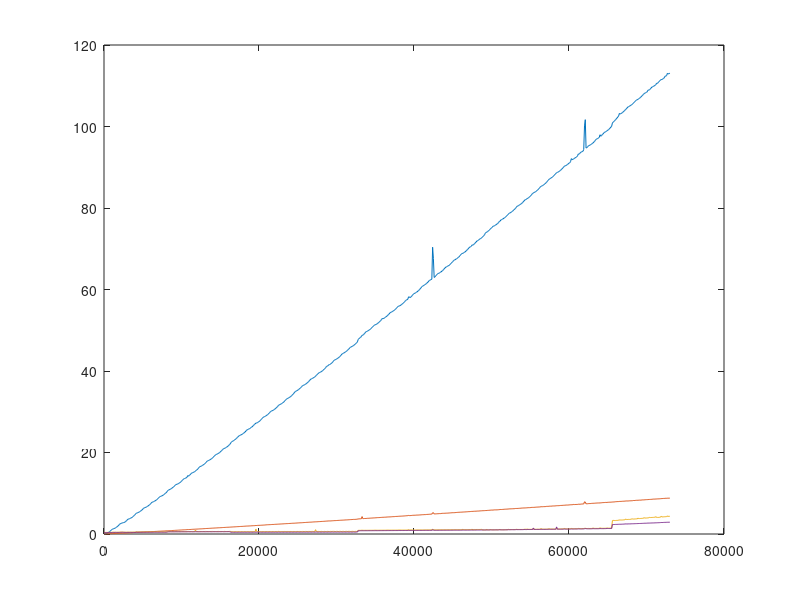

The MATLAB source for this figure:
x=1:100:73001;y1=1:100:73001;y2=1:100:73001;y3=1:100:73001;y4=1:100:73001;
y1(1) = 0.001400; y2(1) = 0.000500; y3(1) = 0.447222; y4(1) = 0.351800;
y1(2) = 0.017200; y2(2) = 0.007200; y3(2) = 0.390778; y4(2) = 0.353800;
y1(3) = 0.054000; y2(3) = 0.014100; y3(3) = 0.394889; y4(3) = 0.353600;
y1(4) = 0.112500; y2(4) = 0.021300; y3(4) = 0.396556; y4(4) = 0.355200;
y1(5) = 0.191300; y2(5) = 0.030000; y3(5) = 0.398000; y4(5) = 0.379900;
y1(6) = 0.289200; y2(6) = 0.037900; y3(6) = 0.398000; y4(6) = 0.355800;
y1(7) = 0.408600; y2(7) = 0.046900; y3(7) = 0.397778; y4(7) = 0.354800;
y1(8) = 0.547200; y2(8) = 0.055100; y3(8) = 0.400333; y4(8) = 0.355200;
y1(9) = 0.706600; y2(9) = 0.064600; y3(9) = 0.398222; y4(9) = 0.355200;
y1(10) = 0.888900; y2(10) = 0.072900; y3(10) = 0.427778; y4(10) = 0.355000;
y1(11) = 1.089700; y2(11) = 0.082500; y3(11) = 0.397000; y4(11) = 0.354400;
y1(12) = 1.204500; y2(12) = 0.092600; y3(12) = 0.453778; y4(12) = 0.382700;
y1(13) = 1.255600; y2(13) = 0.101000; y3(13) = 0.430000; y4(13) = 0.382900;
y1(14) = 1.328400; y2(14) = 0.111000; y3(14) = 0.455556; y4(14) = 0.382100;
y1(15) = 1.414900; y2(15) = 0.120700; y3(15) = 0.428444; y4(15) = 0.381700;
y1(16) = 1.522400; y2(16) = 0.128800; y3(16) = 0.425889; y4(16) = 0.406200;
y1(17) = 1.651200; y2(17) = 0.139100; y3(17) = 0.429333; y4(17) = 0.383100;
y1(18) = 1.798700; y2(18) = 0.151000; y3(18) = 0.429000; y4(18) = 0.381200;
y1(19) = 1.961200; y2(19) = 0.158700; y3(19) = 0.452556; y4(19) = 0.383400;
y1(20) = 2.146600; y2(20) = 0.169500; y3(20) = 0.428556; y4(20) = 0.382300;
y1(21) = 2.350800; y2(21) = 0.179400; y3(21) = 0.452778; y4(21) = 0.384500;
y1(22) = 2.535400; y2(22) = 0.188700; y3(22) = 0.483889; y4(22) = 0.410300;
y1(23) = 2.599000; y2(23) = 0.199600; y3(23) = 0.457444; y4(23) = 0.410800;
y1(24) = 2.669000; y2(24) = 0.210800; y3(24) = 0.484667; y4(24) = 0.411200;
y1(25) = 2.753900; y2(25) = 0.219900; y3(25) = 0.454000; y4(25) = 0.435600;
y1(26) = 2.790500; y2(26) = 0.222000; y3(26) = 0.475889; y4(26) = 0.406700;
y1(27) = 2.812900; y2(27) = 0.221200; y3(27) = 0.456000; y4(27) = 0.391800;
y1(28) = 2.933800; y2(28) = 0.233300; y3(28) = 0.428111; y4(28) = 0.410200;
y1(29) = 3.087900; y2(29) = 0.244500; y3(29) = 0.458556; y4(29) = 0.381100;
y1(30) = 3.262700; y2(30) = 0.247200; y3(30) = 0.460556; y4(30) = 0.377900;
y1(31) = 3.454100; y2(31) = 0.261300; y3(31) = 0.457778; y4(31) = 0.386100;
y1(32) = 3.633000; y2(32) = 0.270500; y3(32) = 0.435222; y4(32) = 0.410900;
y1(33) = 3.691500; y2(33) = 0.282500; y3(33) = 0.467222; y4(33) = 0.385800;
y1(34) = 3.761400; y2(34) = 0.297600; y3(34) = 0.467111; y4(34) = 0.387000;
y1(35) = 3.846000; y2(35) = 0.303300; y3(35) = 0.435889; y4(35) = 0.413200;
y1(36) = 3.945200; y2(36) = 0.307000; y3(36) = 0.428667; y4(36) = 0.395600;
y1(37) = 4.064700; y2(37) = 0.323500; y3(37) = 0.467778; y4(37) = 0.389900;
y1(38) = 4.199000; y2(38) = 0.325500; y3(38) = 0.463556; y4(38) = 0.387300;
y1(39) = 4.365800; y2(39) = 0.353600; y3(39) = 0.447000; y4(39) = 0.407000;
y1(40) = 4.544800; y2(40) = 0.358000; y3(40) = 0.474111; y4(40) = 0.381800;
y1(41) = 4.738700; y2(41) = 0.363700; y3(41) = 0.478667; y4(41) = 0.382300;
y1(42) = 5.002500; y2(42) = 0.367500; y3(42) = 0.539222; y4(42) = 0.416600;
y1(43) = 5.121900; y2(43) = 0.454700; y3(43) = 0.528333; y4(43) = 0.440100;
y1(44) = 5.179400; y2(44) = 0.387500; y3(44) = 0.515333; y4(44) = 0.442100;
y1(45) = 5.261500; y2(45) = 0.395200; y3(45) = 0.513000; y4(45) = 0.416200;
y1(46) = 5.356101; y2(46) = 0.406500; y3(46) = 0.512778; y4(46) = 0.440400;
y1(47) = 5.471000; y2(47) = 0.417900; y3(47) = 0.540889; y4(47) = 0.418000;
y1(48) = 5.592599; y2(48) = 0.427100; y3(48) = 0.483222; y4(48) = 0.440600;
y1(49) = 5.739700; y2(49) = 0.444700; y3(49) = 0.537111; y4(49) = 0.414500;
y1(50) = 5.903300; y2(50) = 0.446400; y3(50) = 0.512889; y4(50) = 0.441100;
y1(51) = 6.094000; y2(51) = 0.459700; y3(51) = 0.513444; y4(51) = 0.441100;
y1(52) = 6.296600; y2(52) = 0.466100; y3(52) = 0.514000; y4(52) = 0.440400;
y1(53) = 6.415300; y2(53) = 0.480300; y3(53) = 0.511889; y4(53) = 0.441200;
y1(54) = 6.480700; y2(54) = 0.494800; y3(54) = 0.545222; y4(54) = 0.420400;
y1(55) = 6.563600; y2(55) = 0.501600; y3(55) = 0.514333; y4(55) = 0.442200;
y1(56) = 6.656800; y2(56) = 0.519300; y3(56) = 0.542556; y4(56) = 0.427600;
y1(57) = 6.771500; y2(57) = 0.520900; y3(57) = 0.512889; y4(57) = 0.443500;
y1(58) = 6.903600; y2(58) = 0.528600; y3(58) = 0.543889; y4(58) = 0.420400;
y1(59) = 7.049300; y2(59) = 0.539200; y3(59) = 0.516556; y4(59) = 0.443200;
y1(60) = 7.216700; y2(60) = 0.551900; y3(60) = 0.513889; y4(60) = 0.442100;
y1(61) = 7.406199; y2(61) = 0.563500; y3(61) = 0.513889; y4(61) = 0.419200;
y1(62) = 7.605700; y2(62) = 0.569500; y3(62) = 0.515222; y4(62) = 0.443800;
y1(63) = 7.789200; y2(63) = 0.582800; y3(63) = 0.542000; y4(63) = 0.420900;
y1(64) = 7.862901; y2(64) = 0.594200; y3(64) = 0.486111; y4(64) = 0.443500;
y1(65) = 7.935300; y2(65) = 0.603100; y3(65) = 0.546222; y4(65) = 0.422100;
y1(66) = 8.040700; y2(66) = 0.614500; y3(66) = 0.512000; y4(66) = 0.446800;
y1(67) = 8.141400; y2(67) = 0.634400; y3(67) = 0.517444; y4(67) = 0.444600;
y1(68) = 8.273600; y2(68) = 0.635100; y3(68) = 0.517111; y4(68) = 0.443700;
y1(69) = 8.414000; y2(69) = 0.644700; y3(69) = 0.516889; y4(69) = 0.446000;
y1(70) = 8.583700; y2(70) = 0.656000; y3(70) = 0.546667; y4(70) = 0.422500;
y1(71) = 8.759299; y2(71) = 0.670200; y3(71) = 0.515333; y4(71) = 0.446500;
y1(72) = 8.967600; y2(72) = 0.676000; y3(72) = 0.547778; y4(72) = 0.423600;
y1(73) = 9.149899; y2(73) = 0.687100; y3(73) = 0.526778; y4(73) = 0.455700;
y1(74) = 9.215100; y2(74) = 0.695500; y3(74) = 0.550444; y4(74) = 0.421600;
y1(75) = 9.307200; y2(75) = 0.710500; y3(75) = 0.519333; y4(75) = 0.447700;
y1(76) = 9.389000; y2(76) = 0.721500; y3(76) = 0.518000; y4(76) = 0.452300;
y1(77) = 9.499101; y2(77) = 0.727300; y3(77) = 0.520667; y4(77) = 0.425700;
y1(78) = 9.628099; y2(78) = 0.735500; y3(78) = 0.519111; y4(78) = 0.446500;
y1(79) = 9.771100; y2(79) = 0.748600; y3(79) = 0.550000; y4(79) = 0.424100;
y1(80) = 9.944800; y2(80) = 0.766600; y3(80) = 0.492556; y4(80) = 0.446700;
y1(81) = 10.116500; y2(81) = 0.773400; y3(81) = 0.549333; y4(81) = 0.423900;
y1(82) = 10.303599; y2(82) = 0.787400; y3(82) = 0.524778; y4(82) = 0.448800;
y1(83) = 10.615199; y2(83) = 0.797300; y3(83) = 0.575556; y4(83) = 0.517200;
y1(84) = 10.747400; y2(84) = 0.806900; y3(84) = 0.602778; y4(84) = 0.517300;
y1(85) = 10.843200; y2(85) = 0.814200; y3(85) = 0.609222; y4(85) = 0.517600;
y1(86) = 10.952500; y2(86) = 0.821200; y3(86) = 0.584778; y4(86) = 0.543900;
y1(87) = 11.039301; y2(87) = 0.837500; y3(87) = 0.585111; y4(87) = 0.542000;
y1(88) = 11.157599; y2(88) = 0.846200; y3(88) = 0.583667; y4(88) = 0.518400;
y1(89) = 11.298100; y2(89) = 0.855200; y3(89) = 0.582000; y4(89) = 0.540900;
y1(90) = 11.451700; y2(90) = 0.868300; y3(90) = 0.583889; y4(90) = 0.544100;
y1(91) = 11.617300; y2(91) = 0.876100; y3(91) = 0.575222; y4(91) = 0.520800;
y1(92) = 11.809099; y2(92) = 0.885200; y3(92) = 0.603778; y4(92) = 0.521700;
y1(93) = 12.016500; y2(93) = 0.899100; y3(93) = 0.604222; y4(93) = 0.523300;
y1(94) = 12.117699; y2(94) = 0.914600; y3(94) = 0.576889; y4(94) = 0.545200;
y1(95) = 12.207099; y2(95) = 0.919600; y3(95) = 0.582000; y4(95) = 0.546300;
y1(96) = 12.272501; y2(96) = 0.931200; y3(96) = 0.580222; y4(96) = 0.522300;
y1(97) = 12.370901; y2(97) = 0.946200; y3(97) = 0.579889; y4(97) = 0.546700;
y1(98) = 12.488200; y2(98) = 0.955200; y3(98) = 0.577667; y4(98) = 0.546700;
y1(99) = 12.624500; y2(99) = 0.970200; y3(99) = 0.580444; y4(99) = 0.524800;
y1(100) = 12.774800; y2(100) = 0.974500; y3(100) = 0.611778; y4(100) = 0.524200;
y1(101) = 12.943700; y2(101) = 0.988600; y3(101) = 0.607778; y4(101) = 0.523500;
y1(102) = 13.153101; y2(102) = 1.001400; y3(102) = 0.582222; y4(102) = 0.548600;
y1(103) = 13.353299; y2(103) = 1.017100; y3(103) = 0.584000; y4(103) = 0.549700;
y1(104) = 13.551999; y2(104) = 1.018800; y3(104) = 0.588889; y4(104) = 0.526900;
y1(105) = 13.603600; y2(105) = 1.035800; y3(105) = 0.576667; y4(105) = 0.550500;
y1(106) = 13.682199; y2(106) = 1.038300; y3(106) = 0.578889; y4(106) = 0.552000;
y1(107) = 13.781199; y2(107) = 1.054700; y3(107) = 0.582333; y4(107) = 0.527000;
y1(108) = 13.899600; y2(108) = 1.062800; y3(108) = 0.608667; y4(108) = 0.527800;
y1(109) = 14.329100; y2(109) = 1.104500; y3(109) = 0.628444; y4(109) = 0.542500;
y1(110) = 14.183800; y2(110) = 1.084800; y3(110) = 0.595667; y4(110) = 0.553900;
y1(111) = 14.358600; y2(111) = 1.094000; y3(111) = 0.591889; y4(111) = 0.552700;
y1(112) = 14.545300; y2(112) = 1.103900; y3(112) = 0.587222; y4(112) = 0.532100;
y1(113) = 14.746602; y2(113) = 1.115900; y3(113) = 0.590000; y4(113) = 0.553200;
y1(114) = 14.956800; y2(114) = 1.133800; y3(114) = 0.600778; y4(114) = 0.556600;
y1(115) = 15.010201; y2(115) = 1.142700; y3(115) = 0.590000; y4(115) = 0.532300;
y1(116) = 15.094501; y2(116) = 1.157700; y3(116) = 0.612889; y4(116) = 0.529100;
y1(117) = 15.193300; y2(117) = 1.163100; y3(117) = 0.624000; y4(117) = 0.533000;
y1(118) = 15.308001; y2(118) = 1.173800; y3(118) = 0.585778; y4(118) = 0.553400;
y1(119) = 15.453601; y2(119) = 1.189200; y3(119) = 0.961889; y4(119) = 0.567100;
y1(120) = 15.606400; y2(120) = 1.197000; y3(120) = 0.595222; y4(120) = 0.531200;
y1(121) = 15.781201; y2(121) = 1.204600; y3(121) = 0.589556; y4(121) = 0.556400;
y1(122) = 15.958501; y2(122) = 1.213800; y3(122) = 0.589000; y4(122) = 0.556100;
y1(123) = 16.157799; y2(123) = 1.240000; y3(123) = 0.594778; y4(123) = 0.532700;
y1(124) = 16.415298; y2(124) = 1.242500; y3(124) = 0.617778; y4(124) = 0.532300;
y1(125) = 16.538601; y2(125) = 1.255900; y3(125) = 0.619889; y4(125) = 0.532900;
y1(126) = 16.618702; y2(126) = 1.258600; y3(126) = 0.592333; y4(126) = 0.558300;
y1(127) = 16.710899; y2(127) = 1.275500; y3(127) = 0.597111; y4(127) = 0.557800;
y1(128) = 16.825199; y2(128) = 1.285700; y3(128) = 0.600222; y4(128) = 0.535200;
y1(129) = 16.961201; y2(129) = 1.298800; y3(129) = 0.598444; y4(129) = 0.558200;
y1(130) = 17.081900; y2(130) = 1.313300; y3(130) = 0.599556; y4(130) = 0.562400;
y1(131) = 17.259602; y2(131) = 1.320300; y3(131) = 0.598333; y4(131) = 0.535300;
y1(132) = 17.425600; y2(132) = 1.339200; y3(132) = 0.625778; y4(132) = 0.538400;
y1(133) = 17.624599; y2(133) = 1.349200; y3(133) = 0.623222; y4(133) = 0.535700;
y1(134) = 17.858999; y2(134) = 1.362300; y3(134) = 0.594778; y4(134) = 0.562200;
y1(135) = 17.974100; y2(135) = 1.366000; y3(135) = 0.600778; y4(135) = 0.563700;
y1(136) = 18.036499; y2(136) = 1.375300; y3(136) = 0.599333; y4(136) = 0.535800;
y1(137) = 18.152000; y2(137) = 1.386000; y3(137) = 0.601556; y4(137) = 0.564000;
y1(138) = 18.243099; y2(138) = 1.401100; y3(138) = 0.597333; y4(138) = 0.564900;
y1(139) = 18.370800; y2(139) = 1.414700; y3(139) = 0.599444; y4(139) = 0.538600;
y1(140) = 18.520199; y2(140) = 1.422700; y3(140) = 0.624111; y4(140) = 0.539800;
y1(141) = 18.675201; y2(141) = 1.438400; y3(141) = 0.630000; y4(141) = 0.538900;
y1(142) = 18.839500; y2(142) = 1.445800; y3(142) = 0.592222; y4(142) = 0.567200;
y1(143) = 19.055399; y2(143) = 1.456300; y3(143) = 0.597111; y4(143) = 0.563300;
y1(144) = 19.277300; y2(144) = 1.471700; y3(144) = 0.600556; y4(144) = 0.543300;
y1(145) = 19.438198; y2(145) = 1.478100; y3(145) = 0.604333; y4(145) = 0.566300;
y1(146) = 19.514900; y2(146) = 1.490400; y3(146) = 0.596667; y4(146) = 0.568600;
y1(147) = 19.625401; y2(147) = 1.503900; y3(147) = 0.605444; y4(147) = 0.541600;
y1(148) = 19.715799; y2(148) = 1.522900; y3(148) = 0.634111; y4(148) = 0.541300;
y1(149) = 19.833099; y2(149) = 1.521300; y3(149) = 0.630111; y4(149) = 0.543000;
y1(150) = 19.975800; y2(150) = 1.540200; y3(150) = 0.602222; y4(150) = 0.569400;
y1(151) = 20.120100; y2(151) = 1.543200; y3(151) = 0.599889; y4(151) = 0.568300;
y1(152) = 20.314398; y2(152) = 1.560300; y3(152) = 0.600333; y4(152) = 0.544900;
y1(153) = 20.496700; y2(153) = 1.563700; y3(153) = 0.604889; y4(153) = 0.571600;
y1(154) = 20.717800; y2(154) = 1.586400; y3(154) = 0.610444; y4(154) = 0.573000;
y1(155) = 20.892700; y2(155) = 1.596900; y3(155) = 0.606111; y4(155) = 0.546000;
y1(156) = 20.977901; y2(156) = 1.602800; y3(156) = 0.635778; y4(156) = 0.545000;
y1(157) = 21.060600; y2(157) = 1.614500; y3(157) = 0.638667; y4(157) = 0.547600;
y1(158) = 21.168201; y2(158) = 1.625400; y3(158) = 0.604556; y4(158) = 0.573600;
y1(159) = 21.287701; y2(159) = 1.638200; y3(159) = 0.609444; y4(159) = 0.571900;
y1(160) = 21.415901; y2(160) = 1.651000; y3(160) = 0.613445; y4(160) = 0.548300;
y1(161) = 21.569099; y2(161) = 1.661500; y3(161) = 0.610444; y4(161) = 0.573600;
y1(162) = 21.744698; y2(162) = 1.662700; y3(162) = 0.618333; y4(162) = 0.576100;
y1(163) = 21.953701; y2(163) = 1.677800; y3(163) = 0.635000; y4(163) = 0.551000;
y1(164) = 22.133001; y2(164) = 1.696800; y3(164) = 0.637000; y4(164) = 0.548900;
y1(165) = 22.493101; y2(165) = 1.703400; y3(165) = 0.590889; y4(165) = 0.402900;
y1(166) = 22.654099; y2(166) = 1.715000; y3(166) = 0.589667; y4(166) = 0.431200;
y1(167) = 22.770603; y2(167) = 1.730300; y3(167) = 0.546667; y4(167) = 0.465200;
y1(168) = 22.884403; y2(168) = 1.743800; y3(168) = 0.544778; y4(168) = 0.433500;
y1(169) = 23.018398; y2(169) = 1.755700; y3(169) = 0.581111; y4(169) = 0.402400;
y1(170) = 23.169300; y2(170) = 1.753600; y3(170) = 0.580667; y4(170) = 0.433300;
y1(171) = 23.320400; y2(171) = 1.778400; y3(171) = 0.548000; y4(171) = 0.464800;
y1(172) = 23.474697; y2(172) = 1.789500; y3(172) = 0.548667; y4(172) = 0.436600;
y1(173) = 23.680298; y2(173) = 1.804000; y3(173) = 0.580111; y4(173) = 0.405400;
y1(174) = 23.873699; y2(174) = 1.808200; y3(174) = 0.583556; y4(174) = 0.433800;
y1(175) = 24.065701; y2(175) = 1.816900; y3(175) = 0.552222; y4(175) = 0.467500;
y1(176) = 24.176701; y2(176) = 1.835300; y3(176) = 0.548333; y4(176) = 0.437700;
y1(177) = 24.247900; y2(177) = 1.848500; y3(177) = 0.586333; y4(177) = 0.406500;
y1(178) = 24.348700; y2(178) = 1.861500; y3(178) = 0.584556; y4(178) = 0.433600;
y1(179) = 24.457800; y2(179) = 1.861100; y3(179) = 0.552000; y4(179) = 0.467700;
y1(180) = 24.570501; y2(180) = 1.876200; y3(180) = 0.551778; y4(180) = 0.436300;
y1(181) = 24.726398; y2(181) = 1.888100; y3(181) = 0.588111; y4(181) = 0.407700;
y1(182) = 24.857302; y2(182) = 1.903100; y3(182) = 0.588333; y4(182) = 0.439800;
y1(183) = 25.037502; y2(183) = 1.914600; y3(183) = 0.555222; y4(183) = 0.469000;
y1(184) = 25.247200; y2(184) = 1.936200; y3(184) = 0.555889; y4(184) = 0.441400;
y1(185) = 25.437799; y2(185) = 1.942600; y3(185) = 0.586667; y4(185) = 0.410200;
y1(186) = 25.619900; y2(186) = 1.955000; y3(186) = 0.593000; y4(186) = 0.436800;
y1(187) = 25.687702; y2(187) = 1.957500; y3(187) = 0.556556; y4(187) = 0.469200;
y1(188) = 25.785101; y2(188) = 1.974000; y3(188) = 0.559778; y4(188) = 0.439200;
y1(189) = 25.878901; y2(189) = 1.981200; y3(189) = 0.589333; y4(189) = 0.408500;
y1(190) = 25.987202; y2(190) = 1.994900; y3(190) = 0.591444; y4(190) = 0.437200;
y1(191) = 26.172800; y2(191) = 2.010100; y3(191) = 0.558222; y4(191) = 0.469800;
y1(192) = 26.292902; y2(192) = 2.020800; y3(192) = 0.555333; y4(192) = 0.443100;
y1(193) = 26.482203; y2(193) = 2.028900; y3(193) = 0.592222; y4(193) = 0.410400;
y1(194) = 26.665701; y2(194) = 2.047900; y3(194) = 0.594778; y4(194) = 0.437900;
y1(195) = 26.865402; y2(195) = 2.043300; y3(195) = 0.560889; y4(195) = 0.473400;
y1(196) = 27.040600; y2(196) = 2.068200; y3(196) = 0.557667; y4(196) = 0.442000;
y1(197) = 27.227802; y2(197) = 2.092200; y3(197) = 1.217667; y4(197) = 0.413400;
y1(198) = 27.233898; y2(198) = 2.085500; y3(198) = 0.596555; y4(198) = 0.441900;
y1(199) = 27.334202; y2(199) = 2.107700; y3(199) = 0.560667; y4(199) = 0.473500;
y1(200) = 27.459698; y2(200) = 2.119300; y3(200) = 0.561333; y4(200) = 0.445000;
y1(201) = 27.591000; y2(201) = 2.121500; y3(201) = 0.597000; y4(201) = 0.410400;
y1(202) = 27.733398; y2(202) = 2.129300; y3(202) = 0.597333; y4(202) = 0.442500;
y1(203) = 27.955999; y2(203) = 2.141800; y3(203) = 0.561778; y4(203) = 0.473700;
y1(204) = 28.123699; y2(204) = 2.153100; y3(204) = 0.561667; y4(204) = 0.443800;
y1(205) = 28.340601; y2(205) = 2.164600; y3(205) = 0.598444; y4(205) = 0.413300;
y1(206) = 28.590298; y2(206) = 2.176200; y3(206) = 0.599667; y4(206) = 0.443000;
y1(207) = 28.720102; y2(207) = 2.188900; y3(207) = 0.569222; y4(207) = 0.474100;
y1(208) = 28.794901; y2(208) = 2.199800; y3(208) = 0.561667; y4(208) = 0.445900;
y1(209) = 28.881897; y2(209) = 2.215300; y3(209) = 0.599667; y4(209) = 0.413000;
y1(210) = 29.008799; y2(210) = 2.244700; y3(210) = 0.602667; y4(210) = 0.442100;
y1(211) = 29.135799; y2(211) = 2.259200; y3(211) = 0.565444; y4(211) = 0.476400;
y1(212) = 29.286200; y2(212) = 2.269100; y3(212) = 0.566778; y4(212) = 0.446200;
y1(213) = 29.431799; y2(213) = 2.279300; y3(213) = 0.601111; y4(213) = 0.414600;
y1(214) = 29.626902; y2(214) = 2.286400; y3(214) = 0.606778; y4(214) = 0.444200;
y1(215) = 29.842402; y2(215) = 2.298400; y3(215) = 0.565889; y4(215) = 0.478000;
y1(216) = 30.066502; y2(216) = 2.303800; y3(216) = 0.566222; y4(216) = 0.447400;
y1(217) = 30.161200; y2(217) = 2.322700; y3(217) = 0.601667; y4(217) = 0.413600;
y1(218) = 30.259302; y2(218) = 2.338600; y3(218) = 0.603667; y4(218) = 0.445800;
y1(219) = 30.346399; y2(219) = 2.343200; y3(219) = 0.570111; y4(219) = 0.478200;
y1(220) = 30.456799; y2(220) = 2.343100; y3(220) = 0.571222; y4(220) = 0.449700;
y1(221) = 30.581100; y2(221) = 2.361500; y3(221) = 0.603000; y4(221) = 0.415000;
y1(222) = 30.750299; y2(222) = 2.375900; y3(222) = 0.607667; y4(222) = 0.444800;
y1(223) = 30.914501; y2(223) = 2.387400; y3(223) = 0.579111; y4(223) = 0.478800;
y1(224) = 31.081900; y2(224) = 2.392400; y3(224) = 0.570667; y4(224) = 0.448900;
y1(225) = 31.294703; y2(225) = 2.409500; y3(225) = 0.609000; y4(225) = 0.414300;
y1(226) = 31.524200; y2(226) = 2.417800; y3(226) = 0.645778; y4(226) = 0.448600;
y1(227) = 31.690100; y2(227) = 2.428600; y3(227) = 0.572333; y4(227) = 0.480900;
y1(228) = 31.762699; y2(228) = 2.446000; y3(228) = 0.575889; y4(228) = 0.449800;
y1(229) = 31.866199; y2(229) = 2.452400; y3(229) = 0.608667; y4(229) = 0.416100;
y1(230) = 31.985302; y2(230) = 2.475800; y3(230) = 0.612000; y4(230) = 0.447300;
y1(231) = 32.105297; y2(231) = 2.474800; y3(231) = 0.576222; y4(231) = 0.479600;
y1(232) = 32.247902; y2(232) = 2.488400; y3(232) = 0.573222; y4(232) = 0.449400;
y1(233) = 32.392204; y2(233) = 2.500800; y3(233) = 0.612556; y4(233) = 0.417000;
y1(234) = 32.650002; y2(234) = 2.526300; y3(234) = 0.618667; y4(234) = 0.449800;
y1(235) = 32.785397; y2(235) = 2.525100; y3(235) = 0.579111; y4(235) = 0.485300;
y1(236) = 33.016102; y2(236) = 2.542100; y3(236) = 0.577000; y4(236) = 0.451900;
y1(237) = 33.186398; y2(237) = 2.549000; y3(237) = 0.612778; y4(237) = 0.417800;
y1(238) = 33.264900; y2(238) = 2.553500; y3(238) = 0.615000; y4(238) = 0.449900;
y1(239) = 33.386299; y2(239) = 2.570200; y3(239) = 0.581889; y4(239) = 0.485300;
y1(240) = 33.486500; y2(240) = 2.582100; y3(240) = 0.578889; y4(240) = 0.453700;
y1(241) = 33.612701; y2(241) = 2.591000; y3(241) = 0.614778; y4(241) = 0.418300;
y1(242) = 33.762501; y2(242) = 2.603400; y3(242) = 0.617667; y4(242) = 0.449900;
y1(243) = 33.931702; y2(243) = 2.618300; y3(243) = 0.579111; y4(243) = 0.483900;
y1(244) = 34.133301; y2(244) = 2.627500; y3(244) = 0.578111; y4(244) = 0.451300;
y1(245) = 34.306599; y2(245) = 2.649000; y3(245) = 0.616556; y4(245) = 0.419500;
y1(246) = 34.524399; y2(246) = 2.642100; y3(246) = 0.620333; y4(246) = 0.450700;
y1(247) = 34.816799; y2(247) = 2.655000; y3(247) = 0.580000; y4(247) = 0.485600;
y1(248) = 34.966202; y2(248) = 2.678100; y3(248) = 0.578889; y4(248) = 0.454400;
y1(249) = 35.083797; y2(249) = 2.679400; y3(249) = 0.616556; y4(249) = 0.418500;
y1(250) = 35.174202; y2(250) = 2.695900; y3(250) = 0.622444; y4(250) = 0.453000;
y1(251) = 35.315697; y2(251) = 2.719700; y3(251) = 0.618222; y4(251) = 0.488800;
y1(252) = 35.442402; y2(252) = 2.722100; y3(252) = 0.586667; y4(252) = 0.455800;
y1(253) = 35.597698; y2(253) = 2.736400; y3(253) = 0.623000; y4(253) = 0.418900;
y1(254) = 35.762001; y2(254) = 2.754600; y3(254) = 0.623111; y4(254) = 0.453300;
y1(255) = 35.941803; y2(255) = 2.758400; y3(255) = 0.584778; y4(255) = 0.486900;
y1(256) = 36.167500; y2(256) = 2.764600; y3(256) = 0.585444; y4(256) = 0.456000;
y1(257) = 36.374901; y2(257) = 2.784300; y3(257) = 0.625444; y4(257) = 0.420900;
y1(258) = 36.452400; y2(258) = 2.793700; y3(258) = 0.623889; y4(258) = 0.456500;
y1(259) = 36.562904; y2(259) = 2.808600; y3(259) = 0.588333; y4(259) = 0.489400;
y1(260) = 36.641502; y2(260) = 2.820000; y3(260) = 0.589556; y4(260) = 0.458900;
y1(261) = 36.762398; y2(261) = 2.827900; y3(261) = 0.629000; y4(261) = 0.422700;
y1(262) = 36.892902; y2(262) = 2.846600; y3(262) = 0.627111; y4(262) = 0.455400;
y1(263) = 37.064301; y2(263) = 2.863600; y3(263) = 0.590222; y4(263) = 0.493900;
y1(264) = 37.205299; y2(264) = 2.865500; y3(264) = 0.589111; y4(264) = 0.459300;
y1(265) = 37.415497; y2(265) = 2.877000; y3(265) = 0.629556; y4(265) = 0.424800;
y1(266) = 37.612202; y2(266) = 2.890000; y3(266) = 0.628889; y4(266) = 0.458200;
y1(267) = 37.848801; y2(267) = 2.906300; y3(267) = 0.592667; y4(267) = 0.490100;
y1(268) = 38.032398; y2(268) = 2.904800; y3(268) = 0.589444; y4(268) = 0.461200;
y1(269) = 38.090401; y2(269) = 2.924900; y3(269) = 0.629778; y4(269) = 0.424400;
y1(270) = 38.181900; y2(270) = 2.944100; y3(270) = 0.631667; y4(270) = 0.457800;
y1(271) = 38.313896; y2(271) = 2.944400; y3(271) = 0.591667; y4(271) = 0.496400;
y1(272) = 38.435303; y2(272) = 2.974100; y3(272) = 0.592889; y4(272) = 0.459700;
y1(273) = 38.552696; y2(273) = 2.975500; y3(273) = 0.634556; y4(273) = 0.425900;
y1(274) = 38.722904; y2(274) = 2.997300; y3(274) = 1.058333; y4(274) = 0.479000;
y1(275) = 38.934597; y2(275) = 2.992800; y3(275) = 0.594667; y4(275) = 0.494500;
y1(276) = 39.116901; y2(276) = 3.007600; y3(276) = 0.593333; y4(276) = 0.461300;
y1(277) = 39.326397; y2(277) = 3.019100; y3(277) = 0.633667; y4(277) = 0.426100;
y1(278) = 39.517296; y2(278) = 3.037400; y3(278) = 0.632111; y4(278) = 0.461400;
y1(279) = 39.618599; y2(279) = 3.045100; y3(279) = 0.595556; y4(279) = 0.497300;
y1(280) = 39.702801; y2(280) = 3.052500; y3(280) = 0.594556; y4(280) = 0.461300;
y1(281) = 39.799400; y2(281) = 3.073800; y3(281) = 0.637333; y4(281) = 0.426700;
y1(282) = 39.914501; y2(282) = 3.083700; y3(282) = 0.634778; y4(282) = 0.460200;
y1(283) = 40.085697; y2(283) = 3.089800; y3(283) = 0.599667; y4(283) = 0.496800;
y1(284) = 40.230900; y2(284) = 3.103900; y3(284) = 0.600000; y4(284) = 0.464400;
y1(285) = 40.417900; y2(285) = 3.116900; y3(285) = 0.634778; y4(285) = 0.428400;
y1(286) = 40.601799; y2(286) = 3.132900; y3(286) = 0.637444; y4(286) = 0.463100;
y1(287) = 40.843399; y2(287) = 3.145800; y3(287) = 0.598667; y4(287) = 0.500000;
y1(288) = 41.088703; y2(288) = 3.158600; y3(288) = 0.598222; y4(288) = 0.464900;
y1(289) = 41.200901; y2(289) = 3.176100; y3(289) = 0.637889; y4(289) = 0.431200;
y1(290) = 41.295898; y2(290) = 3.185300; y3(290) = 0.643556; y4(290) = 0.462300;
y1(291) = 41.550800; y2(291) = 3.220500; y3(291) = 0.601778; y4(291) = 0.502300;
y1(292) = 41.525200; y2(292) = 3.210100; y3(292) = 0.599333; y4(292) = 0.467600;
y1(293) = 41.673801; y2(293) = 3.190800; y3(293) = 0.642333; y4(293) = 0.429900;
y1(294) = 41.815701; y2(294) = 3.225200; y3(294) = 0.640222; y4(294) = 0.466300;
y1(295) = 41.983700; y2(295) = 3.239300; y3(295) = 0.602889; y4(295) = 0.501600;
y1(296) = 42.182098; y2(296) = 3.250100; y3(296) = 0.646778; y4(296) = 0.470400;
y1(297) = 42.388901; y2(297) = 3.264500; y3(297) = 0.644556; y4(297) = 0.432500;
y1(298) = 42.633503; y2(298) = 3.283200; y3(298) = 0.643556; y4(298) = 0.465900;
y1(299) = 42.738300; y2(299) = 3.281900; y3(299) = 0.603556; y4(299) = 0.503100;
y1(300) = 42.828697; y2(300) = 3.294500; y3(300) = 0.602667; y4(300) = 0.471600;
y1(301) = 42.936501; y2(301) = 3.307200; y3(301) = 0.646222; y4(301) = 0.433400;
y1(302) = 43.049004; y2(302) = 3.314200; y3(302) = 0.646778; y4(302) = 0.466700;
y1(303) = 43.175301; y2(303) = 3.345300; y3(303) = 0.603556; y4(303) = 0.505600;
y1(304) = 43.342495; y2(304) = 3.339700; y3(304) = 0.604333; y4(304) = 0.470400;
y1(305) = 43.490501; y2(305) = 3.359100; y3(305) = 0.649667; y4(305) = 0.432700;
y1(306) = 43.693199; y2(306) = 3.368700; y3(306) = 0.647111; y4(306) = 0.468800;
y1(307) = 43.899300; y2(307) = 3.382400; y3(307) = 0.606000; y4(307) = 0.505500;
y1(308) = 44.139805; y2(308) = 3.395300; y3(308) = 0.606333; y4(308) = 0.470400;
y1(309) = 44.290604; y2(309) = 3.403700; y3(309) = 0.646222; y4(309) = 0.431800;
y1(310) = 44.374905; y2(310) = 3.402500; y3(310) = 0.649000; y4(310) = 0.466400;
y1(311) = 44.473400; y2(311) = 3.430200; y3(311) = 0.609889; y4(311) = 0.507600;
y1(312) = 44.613598; y2(312) = 3.440000; y3(312) = 0.606667; y4(312) = 0.469300;
y1(313) = 44.732002; y2(313) = 3.452700; y3(313) = 0.651111; y4(313) = 0.435000;
y1(314) = 44.883003; y2(314) = 3.468200; y3(314) = 0.651333; y4(314) = 0.470300;
y1(315) = 45.038597; y2(315) = 3.467000; y3(315) = 0.611000; y4(315) = 0.511900;
y1(316) = 45.259499; y2(316) = 3.489400; y3(316) = 0.654444; y4(316) = 0.475000;
y1(317) = 45.424900; y2(317) = 3.503600; y3(317) = 0.651667; y4(317) = 0.436000;
y1(318) = 45.660904; y2(318) = 3.510200; y3(318) = 0.655333; y4(318) = 0.470600;
y1(319) = 45.829498; y2(319) = 3.536600; y3(319) = 0.610667; y4(319) = 0.508500;
y1(320) = 45.904598; y2(320) = 3.536900; y3(320) = 0.613556; y4(320) = 0.473800;
y1(321) = 46.039696; y2(321) = 3.553300; y3(321) = 0.654444; y4(321) = 0.435000;
y1(322) = 46.120197; y2(322) = 3.566300; y3(322) = 0.655889; y4(322) = 0.471800;
y1(323) = 46.261902; y2(323) = 3.583600; y3(323) = 0.622111; y4(323) = 0.510600;
y1(324) = 46.394901; y2(324) = 3.578600; y3(324) = 0.613111; y4(324) = 0.474100;
y1(325) = 46.565899; y2(325) = 3.589700; y3(325) = 0.655222; y4(325) = 0.437800;
y1(326) = 46.756702; y2(326) = 3.597300; y3(326) = 0.655778; y4(326) = 0.473300;
y1(327) = 46.956501; y2(327) = 3.621400; y3(327) = 0.616778; y4(327) = 0.514900;
y1(328) = 47.161098; y2(328) = 3.628500; y3(328) = 0.615889; y4(328) = 0.476200;
y1(329) = 47.759193; y2(329) = 3.703900; y3(329) = 0.911444; y4(329) = 0.805700;
y1(330) = 47.945301; y2(330) = 3.715400; y3(330) = 0.896000; y4(330) = 0.799300;
y1(331) = 48.120800; y2(331) = 3.719600; y3(331) = 0.896555; y4(331) = 0.801400;
y1(332) = 48.260197; y2(332) = 3.743300; y3(332) = 0.897667; y4(332) = 0.800500;
y1(333) = 48.425697; y2(333) = 3.745100; y3(333) = 0.899778; y4(333) = 0.802500;
y1(334) = 48.763699; y2(334) = 4.269400; y3(334) = 0.949778; y4(334) = 0.806500;
y1(335) = 48.785301; y2(335) = 3.767800; y3(335) = 0.903889; y4(335) = 0.805900;
y1(336) = 48.962399; y2(336) = 3.778100; y3(336) = 0.911667; y4(336) = 0.802000;
y1(337) = 49.172695; y2(337) = 3.800900; y3(337) = 0.907111; y4(337) = 0.807900;
y1(338) = 49.388798; y2(338) = 3.804300; y3(338) = 0.907556; y4(338) = 0.807900;
y1(339) = 49.644600; y2(339) = 3.815400; y3(339) = 0.907000; y4(339) = 0.807800;
y1(340) = 49.692802; y2(340) = 3.826800; y3(340) = 0.909333; y4(340) = 0.808800;
y1(341) = 49.806202; y2(341) = 3.855800; y3(341) = 0.909222; y4(341) = 0.806500;
y1(342) = 49.909599; y2(342) = 3.845800; y3(342) = 0.909000; y4(342) = 0.809200;
y1(343) = 50.032097; y2(343) = 3.869000; y3(343) = 0.913556; y4(343) = 0.818500;
y1(344) = 50.189800; y2(344) = 3.886100; y3(344) = 0.914222; y4(344) = 0.811400;
y1(345) = 50.311199; y2(345) = 3.885600; y3(345) = 0.910556; y4(345) = 0.811500;
y1(346) = 50.492603; y2(346) = 3.910300; y3(346) = 0.914111; y4(346) = 0.812800;
y1(347) = 50.717499; y2(347) = 3.919900; y3(347) = 0.913111; y4(347) = 0.815500;
y1(348) = 50.906998; y2(348) = 3.940800; y3(348) = 0.915333; y4(348) = 0.819000;
y1(349) = 51.120098; y2(349) = 3.940200; y3(349) = 0.918222; y4(349) = 0.816000;
y1(350) = 51.242603; y2(350) = 3.961100; y3(350) = 0.915667; y4(350) = 0.816500;
y1(351) = 51.359901; y2(351) = 3.971300; y3(351) = 0.967778; y4(351) = 0.821900;
y1(352) = 51.433399; y2(352) = 3.983500; y3(352) = 0.922222; y4(352) = 0.823000;
y1(353) = 51.527100; y2(353) = 3.996900; y3(353) = 0.919778; y4(353) = 0.818700;
y1(354) = 51.674000; y2(354) = 4.023300; y3(354) = 0.924556; y4(354) = 0.818700;
y1(355) = 51.830101; y2(355) = 4.022700; y3(355) = 0.922000; y4(355) = 0.822400;
y1(356) = 51.989399; y2(356) = 4.033800; y3(356) = 0.924556; y4(356) = 0.823800;
y1(357) = 52.171600; y2(357) = 4.037200; y3(357) = 0.926222; y4(357) = 0.824800;
y1(358) = 52.378700; y2(358) = 4.061999; y3(358) = 0.931667; y4(358) = 0.827300;
y1(359) = 52.602398; y2(359) = 4.069100; y3(359) = 0.931000; y4(359) = 0.824100;
y1(360) = 52.883995; y2(360) = 4.100600; y3(360) = 0.928778; y4(360) = 0.829200;
y1(361) = 52.841698; y2(361) = 4.098900; y3(361) = 0.930000; y4(361) = 0.826600;
y1(362) = 52.918102; y2(362) = 4.101700; y3(362) = 0.933333; y4(362) = 0.831900;
y1(363) = 53.026703; y2(363) = 4.125300; y3(363) = 0.933667; y4(363) = 0.833100;
y1(364) = 53.176403; y2(364) = 4.130900; y3(364) = 0.934667; y4(364) = 0.829900;
y1(365) = 53.333202; y2(365) = 4.129500; y3(365) = 0.936778; y4(365) = 0.834700;
y1(366) = 53.457695; y2(366) = 4.162200; y3(366) = 0.939222; y4(366) = 0.830600;
y1(367) = 53.652504; y2(367) = 4.182401; y3(367) = 0.987222; y4(367) = 0.841100;
y1(368) = 53.844898; y2(368) = 4.175900; y3(368) = 0.941222; y4(368) = 0.836300;
y1(369) = 54.022400; y2(369) = 4.197600; y3(369) = 0.940889; y4(369) = 0.838500;
y1(370) = 54.286400; y2(370) = 4.200800; y3(370) = 0.942667; y4(370) = 0.840100;
y1(371) = 54.387493; y2(371) = 4.209300; y3(371) = 0.944000; y4(371) = 0.842600;
y1(372) = 54.473797; y2(372) = 4.229300; y3(372) = 0.944778; y4(372) = 0.840300;
y1(373) = 54.582703; y2(373) = 4.255300; y3(373) = 0.948222; y4(373) = 0.841000;
y1(374) = 54.701500; y2(374) = 4.252000; y3(374) = 0.947111; y4(374) = 0.843300;
y1(375) = 54.853004; y2(375) = 4.268700; y3(375) = 0.947778; y4(375) = 0.844300;
y1(376) = 54.976898; y2(376) = 4.274000; y3(376) = 0.948111; y4(376) = 0.849200;
y1(377) = 55.137001; y2(377) = 4.301100; y3(377) = 0.950444; y4(377) = 0.846400;
y1(378) = 55.334900; y2(378) = 4.307300; y3(378) = 0.953333; y4(378) = 0.848300;
y1(379) = 55.553795; y2(379) = 4.320900; y3(379) = 0.953889; y4(379) = 0.849600;
y1(380) = 55.807503; y2(380) = 4.323900; y3(380) = 0.953111; y4(380) = 0.847000;
y1(381) = 55.862202; y2(381) = 4.342300; y3(381) = 0.955889; y4(381) = 0.852200;
y1(382) = 55.986298; y2(382) = 4.358300; y3(382) = 1.014000; y4(382) = 0.856800;
y1(383) = 56.034901; y2(383) = 4.366700; y3(383) = 0.962111; y4(383) = 0.852100;
y1(384) = 56.169800; y2(384) = 4.378901; y3(384) = 0.960444; y4(384) = 0.852400;
y1(385) = 56.341400; y2(385) = 4.389900; y3(385) = 0.961333; y4(385) = 0.858000;
y1(386) = 56.454498; y2(386) = 4.392000; y3(386) = 0.961111; y4(386) = 0.855300;
y1(387) = 56.636505; y2(387) = 4.412700; y3(387) = 0.964333; y4(387) = 0.854800;
y1(388) = 56.817402; y2(388) = 4.428600; y3(388) = 0.970000; y4(388) = 0.854500;
y1(389) = 57.033699; y2(389) = 4.439000; y3(389) = 0.963556; y4(389) = 0.858700;
y1(390) = 57.251598; y2(390) = 4.455800; y3(390) = 0.966222; y4(390) = 0.861200;
y1(391) = 57.412403; y2(391) = 4.486600; y3(391) = 0.971667; y4(391) = 0.856200;
y1(392) = 57.494499; y2(392) = 4.483100; y3(392) = 0.969445; y4(392) = 0.859900;
y1(393) = 57.617695; y2(393) = 4.498700; y3(393) = 0.971778; y4(393) = 0.865200;
y1(394) = 58.207703; y2(394) = 4.559400; y3(394) = 1.075555; y4(394) = 0.899000;
y1(395) = 58.178101; y2(395) = 4.516300; y3(395) = 0.914444; y4(395) = 0.874900;
y1(396) = 58.010902; y2(396) = 4.521300; y3(396) = 0.977111; y4(396) = 0.868300;
y1(397) = 58.185505; y2(397) = 4.536500; y3(397) = 1.033556; y4(397) = 0.871700;
y1(398) = 58.359001; y2(398) = 4.552800; y3(398) = 0.980111; y4(398) = 0.865800;
y1(399) = 58.585796; y2(399) = 4.578900; y3(399) = 0.982111; y4(399) = 0.868500;
y1(400) = 58.805103; y2(400) = 4.591000; y3(400) = 0.977667; y4(400) = 0.873300;
y1(401) = 58.987396; y2(401) = 4.597600; y3(401) = 0.983889; y4(401) = 0.868100;
y1(402) = 59.076996; y2(402) = 4.605800; y3(402) = 0.983222; y4(402) = 0.869200;
y1(403) = 59.174000; y2(403) = 4.611600; y3(403) = 0.985444; y4(403) = 0.869800;
y1(404) = 59.311501; y2(404) = 4.620200; y3(404) = 0.994667; y4(404) = 0.874100;
y1(405) = 59.426201; y2(405) = 4.652500; y3(405) = 0.985333; y4(405) = 0.877100;
y1(406) = 59.611206; y2(406) = 4.646700; y3(406) = 0.995889; y4(406) = 0.881600;
y1(407) = 59.756397; y2(407) = 4.656200; y3(407) = 0.996556; y4(407) = 0.875800;
y1(408) = 59.963997; y2(408) = 4.668000; y3(408) = 0.991111; y4(408) = 0.877700;
y1(409) = 60.181702; y2(409) = 4.691800; y3(409) = 0.996889; y4(409) = 0.878200;
y1(410) = 60.412903; y2(410) = 4.697500; y3(410) = 0.997667; y4(410) = 0.887500;
y1(411) = 60.661499; y2(411) = 4.723599; y3(411) = 0.990889; y4(411) = 0.878600;
y1(412) = 60.819599; y2(412) = 4.738400; y3(412) = 0.953222; y4(412) = 0.885800;
y1(413) = 60.917500; y2(413) = 4.740400; y3(413) = 0.999000; y4(413) = 0.888500;
y1(414) = 61.054100; y2(414) = 4.749800; y3(414) = 1.003000; y4(414) = 0.888600;
y1(415) = 61.171600; y2(415) = 4.773300; y3(415) = 1.001889; y4(415) = 0.884400;
y1(416) = 61.308002; y2(416) = 4.761200; y3(416) = 1.004555; y4(416) = 0.895300;
y1(417) = 61.460400; y2(417) = 4.794900; y3(417) = 1.004444; y4(417) = 0.889500;
y1(418) = 61.651100; y2(418) = 4.797400; y3(418) = 1.009667; y4(418) = 0.892100;
y1(419) = 61.802605; y2(419) = 4.828800; y3(419) = 1.009445; y4(419) = 0.887700;
y1(420) = 62.061604; y2(420) = 4.818800; y3(420) = 1.013444; y4(420) = 0.887000;
y1(421) = 62.253399; y2(421) = 4.842500; y3(421) = 1.003667; y4(421) = 0.899500;
y1(422) = 62.312000; y2(422) = 4.865700; y3(422) = 1.012889; y4(422) = 0.891100;
y1(423) = 62.430504; y2(423) = 4.857299; y3(423) = 1.014222; y4(423) = 0.893800;
y1(424) = 62.532299; y2(424) = 4.886401; y3(424) = 1.009667; y4(424) = 0.897300;
y1(425) = 70.376701; y2(425) = 5.199800; y3(425) = 1.198222; y4(425) = 1.065600;
y1(426) = 67.634995; y2(426) = 5.236900; y3(426) = 1.078111; y4(426) = 0.962600;
y1(427) = 62.945503; y2(427) = 4.925700; y3(427) = 1.017222; y4(427) = 0.897900;
y1(428) = 63.116699; y2(428) = 4.934500; y3(428) = 1.022889; y4(428) = 0.904300;
y1(429) = 63.338703; y2(429) = 4.937100; y3(429) = 1.026333; y4(429) = 0.904100;
y1(430) = 63.541801; y2(430) = 4.964600; y3(430) = 1.019222; y4(430) = 0.906800;
y1(431) = 63.749401; y2(431) = 4.972000; y3(431) = 1.024667; y4(431) = 0.907800;
y1(432) = 63.927399; y2(432) = 4.981300; y3(432) = 1.031556; y4(432) = 0.906800;
y1(433) = 63.980904; y2(433) = 4.991700; y3(433) = 1.030555; y4(433) = 0.914200;
y1(434) = 64.076492; y2(434) = 5.015000; y3(434) = 1.033778; y4(434) = 0.915100;
y1(435) = 64.231697; y2(435) = 5.004100; y3(435) = 1.047222; y4(435) = 0.912700;
y1(436) = 64.334206; y2(436) = 5.025301; y3(436) = 1.032444; y4(436) = 0.919800;
y1(437) = 64.511208; y2(437) = 5.063200; y3(437) = 1.049667; y4(437) = 0.916000;
y1(438) = 64.655991; y2(438) = 5.076000; y3(438) = 1.034222; y4(438) = 0.918400;
y1(439) = 64.868202; y2(439) = 5.078700; y3(439) = 1.004667; y4(439) = 0.932500;
y1(440) = 65.084999; y2(440) = 5.076100; y3(440) = 1.043556; y4(440) = 0.923800;
y1(441) = 65.292397; y2(441) = 5.099000; y3(441) = 1.044333; y4(441) = 0.923000;
y1(442) = 65.500999; y2(442) = 5.106500; y3(442) = 1.046778; y4(442) = 0.924600;
y1(443) = 65.549896; y2(443) = 5.112800; y3(443) = 1.044667; y4(443) = 0.921100;
y1(444) = 65.675003; y2(444) = 5.123800; y3(444) = 1.053111; y4(444) = 0.927900;
y1(445) = 65.807205; y2(445) = 5.130500; y3(445) = 1.049444; y4(445) = 0.928100;
y1(446) = 65.897697; y2(446) = 5.150300; y3(446) = 1.047889; y4(446) = 0.922800;
y1(447) = 66.043198; y2(447) = 5.170701; y3(447) = 1.042555; y4(447) = 0.926400;
y1(448) = 66.290390; y2(448) = 5.178500; y3(448) = 1.051889; y4(448) = 0.929000;
y1(449) = 66.424393; y2(449) = 5.205900; y3(449) = 1.057111; y4(449) = 0.931900;
y1(450) = 66.666603; y2(450) = 5.213200; y3(450) = 1.059333; y4(450) = 0.932200;
y1(451) = 66.833206; y2(451) = 5.234800; y3(451) = 1.055222; y4(451) = 0.931800;
y1(452) = 67.101700; y2(452) = 5.227901; y3(452) = 1.028778; y4(452) = 0.955500;
y1(453) = 67.225700; y2(453) = 5.232600; y3(453) = 1.060667; y4(453) = 0.939800;
y1(454) = 67.293694; y2(454) = 5.253000; y3(454) = 1.065222; y4(454) = 0.940700;
y1(455) = 67.469009; y2(455) = 5.273200; y3(455) = 1.069111; y4(455) = 0.946000;
y1(456) = 67.538895; y2(456) = 5.286100; y3(456) = 1.062000; y4(456) = 0.936300;
y1(457) = 67.665199; y2(457) = 5.293500; y3(457) = 1.070222; y4(457) = 0.939400;
y1(458) = 67.862404; y2(458) = 5.336200; y3(458) = 1.062556; y4(458) = 0.939800;
y1(459) = 68.005402; y2(459) = 5.319700; y3(459) = 1.064000; y4(459) = 0.941100;
y1(460) = 68.251694; y2(460) = 5.346000; y3(460) = 1.063667; y4(460) = 0.942100;
y1(461) = 68.441101; y2(461) = 5.351900; y3(461) = 1.066889; y4(461) = 0.941000;
y1(462) = 68.681198; y2(462) = 5.356200; y3(462) = 1.069333; y4(462) = 0.945600;
y1(463) = 68.820702; y2(463) = 5.370300; y3(463) = 1.071222; y4(463) = 0.945500;
y1(464) = 68.869591; y2(464) = 5.393600; y3(464) = 1.151222; y4(464) = 0.969000;
y1(465) = 69.022400; y2(465) = 5.397400; y3(465) = 1.081000; y4(465) = 0.958400;
y1(466) = 69.094704; y2(466) = 5.402500; y3(466) = 1.081111; y4(466) = 0.955300;
y1(467) = 69.254807; y2(467) = 5.426199; y3(467) = 1.079556; y4(467) = 0.952600;
y1(468) = 69.418404; y2(468) = 5.439800; y3(468) = 1.079778; y4(468) = 0.949200;
y1(469) = 69.603996; y2(469) = 5.439400; y3(469) = 1.084222; y4(469) = 0.957600;
y1(470) = 69.815094; y2(470) = 5.469200; y3(470) = 1.083889; y4(470) = 0.958500;
y1(471) = 69.986801; y2(471) = 5.485800; y3(471) = 1.086111; y4(471) = 0.958800;
y1(472) = 70.264793; y2(472) = 5.484500; y3(472) = 1.085667; y4(472) = 0.954800;
y1(473) = 70.415398; y2(473) = 5.497700; y3(473) = 1.089111; y4(473) = 0.961600;
y1(474) = 70.489502; y2(474) = 5.518400; y3(474) = 1.087111; y4(474) = 0.965800;
y1(475) = 70.626099; y2(475) = 5.539600; y3(475) = 1.095000; y4(475) = 0.965100;
y1(476) = 70.952896; y2(476) = 5.541300; y3(476) = 1.162667; y4(476) = 0.978600;
y1(477) = 70.879395; y2(477) = 5.550900; y3(477) = 1.003111; y4(477) = 0.974900;
y1(478) = 71.054001; y2(478) = 5.571599; y3(478) = 1.097889; y4(478) = 0.963500;
y1(479) = 71.213699; y2(479) = 5.582600; y3(479) = 1.112111; y4(479) = 0.974800;
y1(480) = 71.436600; y2(480) = 5.585600; y3(480) = 0.996333; y4(480) = 0.981200;
y1(481) = 71.621704; y2(481) = 5.593200; y3(481) = 1.109222; y4(481) = 0.974000;
y1(482) = 71.871399; y2(482) = 5.622200; y3(482) = 1.108000; y4(482) = 0.977600;
y1(483) = 71.991898; y2(483) = 5.620200; y3(483) = 1.110555; y4(483) = 0.975800;
y1(484) = 72.082008; y2(484) = 5.638300; y3(484) = 1.107667; y4(484) = 0.975000;
y1(485) = 72.240494; y2(485) = 5.639200; y3(485) = 1.109222; y4(485) = 0.978200;
y1(486) = 72.428696; y2(486) = 5.656200; y3(486) = 1.110556; y4(486) = 0.978400;
y1(487) = 72.504601; y2(487) = 5.704000; y3(487) = 1.115889; y4(487) = 0.983700;
y1(488) = 72.640503; y2(488) = 5.683300; y3(488) = 1.178889; y4(488) = 0.993000;
y1(489) = 72.798599; y2(489) = 5.708099; y3(489) = 1.020667; y4(489) = 0.993200;
y1(490) = 73.018997; y2(490) = 5.728900; y3(490) = 1.010222; y4(490) = 0.992700;
y1(491) = 73.206604; y2(491) = 5.717700; y3(491) = 1.007667; y4(491) = 0.984600;
y1(492) = 73.465996; y2(492) = 5.738900; y3(492) = 1.012667; y4(492) = 0.987400;
y1(493) = 73.788200; y2(493) = 5.755600; y3(493) = 1.009111; y4(493) = 0.985900;
y1(494) = 74.001305; y2(494) = 5.748800; y3(494) = 1.012333; y4(494) = 0.991300;
y1(495) = 74.084305; y2(495) = 5.777600; y3(495) = 1.126667; y4(495) = 0.994900;
y1(496) = 74.233093; y2(496) = 5.793000; y3(496) = 1.016000; y4(496) = 0.988800;
y1(497) = 74.389603; y2(497) = 5.801600; y3(497) = 1.018667; y4(497) = 0.997300;
y1(498) = 74.543701; y2(498) = 5.815500; y3(498) = 1.017222; y4(498) = 1.002100;
y1(499) = 74.735298; y2(499) = 5.837901; y3(499) = 1.024444; y4(499) = 1.001600;
y1(500) = 74.992409; y2(500) = 5.864700; y3(500) = 1.108111; y4(500) = 1.024300;
y1(501) = 75.095398; y2(501) = 5.865600; y3(501) = 1.035778; y4(501) = 1.002500;
y1(502) = 75.284012; y2(502) = 5.879000; y3(502) = 1.034111; y4(502) = 1.003200;
y1(503) = 75.524300; y2(503) = 5.862000; y3(503) = 1.037667; y4(503) = 1.008000;
y1(504) = 75.562698; y2(504) = 5.911300; y3(504) = 1.033778; y4(504) = 1.008900;
y1(505) = 75.663803; y2(505) = 5.915599; y3(505) = 1.036111; y4(505) = 1.007200;
y1(506) = 75.818703; y2(506) = 5.931200; y3(506) = 1.035444; y4(506) = 1.011600;
y1(507) = 75.892403; y2(507) = 5.917201; y3(507) = 1.034000; y4(507) = 1.024200;
y1(508) = 76.082802; y2(508) = 5.930100; y3(508) = 1.036778; y4(508) = 1.010000;
y1(509) = 76.196503; y2(509) = 5.928200; y3(509) = 1.038667; y4(509) = 1.010400;
y1(510) = 76.419006; y2(510) = 5.969300; y3(510) = 1.039333; y4(510) = 1.009500;
y1(511) = 76.677200; y2(511) = 5.976199; y3(511) = 1.114334; y4(511) = 1.035300;
y1(512) = 76.762802; y2(512) = 6.009000; y3(512) = 1.072444; y4(512) = 1.032300;
y1(513) = 77.048203; y2(513) = 6.016100; y3(513) = 1.052667; y4(513) = 1.023900;
y1(514) = 77.158409; y2(514) = 6.012900; y3(514) = 1.049667; y4(514) = 1.022900;
y1(515) = 77.255394; y2(515) = 6.028900; y3(515) = 1.049667; y4(515) = 1.022000;
y1(516) = 77.345200; y2(516) = 6.033400; y3(516) = 1.050667; y4(516) = 1.016900;
y1(517) = 77.501801; y2(517) = 6.059000; y3(517) = 1.050889; y4(517) = 1.019100;
y1(518) = 77.618202; y2(518) = 6.081500; y3(518) = 1.058000; y4(518) = 1.019700;
y1(519) = 77.770004; y2(519) = 6.087000; y3(519) = 1.058222; y4(519) = 1.035300;
y1(520) = 77.925301; y2(520) = 6.091699; y3(520) = 1.062444; y4(520) = 1.031500;
y1(521) = 78.167892; y2(521) = 6.115500; y3(521) = 1.064889; y4(521) = 1.030500;
y1(522) = 78.338402; y2(522) = 6.106800; y3(522) = 1.065111; y4(522) = 1.038100;
y1(523) = 78.584801; y2(523) = 6.171900; y3(523) = 1.166444; y4(523) = 1.062300;
y1(524) = 78.744499; y2(524) = 6.144400; y3(524) = 1.081556; y4(524) = 1.050500;
y1(525) = 78.782692; y2(525) = 6.175100; y3(525) = 1.084334; y4(525) = 1.048800;
y1(526) = 78.938698; y2(526) = 6.181300; y3(526) = 1.094667; y4(526) = 1.059200;
y1(527) = 79.046509; y2(527) = 6.190300; y3(527) = 1.093778; y4(527) = 1.057900;
y1(528) = 79.207199; y2(528) = 6.189500; y3(528) = 1.094556; y4(528) = 1.063800;
y1(529) = 79.348007; y2(529) = 6.213600; y3(529) = 1.092889; y4(529) = 1.050900;
y1(530) = 79.596207; y2(530) = 6.202001; y3(530) = 1.094000; y4(530) = 1.058900;
y1(531) = 79.704300; y2(531) = 6.234700; y3(531) = 1.090000; y4(531) = 1.057000;
y1(532) = 79.950798; y2(532) = 6.263300; y3(532) = 1.098000; y4(532) = 1.067200;
y1(533) = 80.137611; y2(533) = 6.264900; y3(533) = 1.174778; y4(533) = 1.089300;
y1(534) = 80.434494; y2(534) = 6.276400; y3(534) = 1.127000; y4(534) = 1.074100;
y1(535) = 80.481300; y2(535) = 6.270600; y3(535) = 1.107889; y4(535) = 1.070700;
y1(536) = 80.613403; y2(536) = 6.291500; y3(536) = 1.114111; y4(536) = 1.076000;
y1(537) = 80.746704; y2(537) = 6.306700; y3(537) = 1.114444; y4(537) = 1.078300;
y1(538) = 80.844200; y2(538) = 6.314200; y3(538) = 1.110667; y4(538) = 1.071100;
y1(539) = 81.009102; y2(539) = 6.340000; y3(539) = 1.113778; y4(539) = 1.079500;
y1(540) = 81.120193; y2(540) = 6.355500; y3(540) = 1.112111; y4(540) = 1.077300;
y1(541) = 81.333893; y2(541) = 6.385099; y3(541) = 1.114333; y4(541) = 1.076100;
y1(542) = 81.514198; y2(542) = 6.367400; y3(542) = 1.122222; y4(542) = 1.088500;
y1(543) = 81.754303; y2(543) = 6.392400; y3(543) = 1.122445; y4(543) = 1.088000;
y1(544) = 81.965309; y2(544) = 6.400600; y3(544) = 1.215444; y4(544) = 1.111300;
y1(545) = 82.076202; y2(545) = 6.405500; y3(545) = 1.136778; y4(545) = 1.091400;
y1(546) = 82.121300; y2(546) = 6.415700; y3(546) = 1.132333; y4(546) = 1.087200;
y1(547) = 82.333801; y2(547) = 6.439101; y3(547) = 1.216444; y4(547) = 1.138500;
y1(548) = 82.384995; y2(548) = 6.446900; y3(548) = 1.151444; y4(548) = 1.101200;
y1(549) = 82.571999; y2(549) = 6.473300; y3(549) = 1.147222; y4(549) = 1.105700;
y1(550) = 82.717598; y2(550) = 6.463700; y3(550) = 1.149000; y4(550) = 1.101100;
y1(551) = 82.887398; y2(551) = 6.476800; y3(551) = 1.153000; y4(551) = 1.102800;
y1(552) = 83.082901; y2(552) = 6.512100; y3(552) = 1.138556; y4(552) = 1.102400;
y1(553) = 83.350906; y2(553) = 6.525701; y3(553) = 1.146444; y4(553) = 1.110300;
y1(554) = 83.564499; y2(554) = 6.533200; y3(554) = 1.148556; y4(554) = 1.101900;
y1(555) = 83.672897; y2(555) = 6.532701; y3(555) = 1.299889; y4(555) = 1.480000;
y1(556) = 83.814499; y2(556) = 6.539900; y3(556) = 1.165333; y4(556) = 1.120500;
y1(557) = 83.883202; y2(557) = 6.556800; y3(557) = 1.159111; y4(557) = 1.105900;
y1(558) = 84.036400; y2(558) = 6.577200; y3(558) = 1.162444; y4(558) = 1.112700;
y1(559) = 84.133896; y2(559) = 6.587299; y3(559) = 1.157667; y4(559) = 1.114100;
y1(560) = 84.334602; y2(560) = 6.606799; y3(560) = 1.166778; y4(560) = 1.128000;
y1(561) = 84.496498; y2(561) = 6.612801; y3(561) = 1.165778; y4(561) = 1.121600;
y1(562) = 84.749001; y2(562) = 6.616199; y3(562) = 1.165111; y4(562) = 1.122300;
y1(563) = 84.949303; y2(563) = 6.656400; y3(563) = 1.172444; y4(563) = 1.126100;
y1(564) = 85.178909; y2(564) = 6.635100; y3(564) = 1.172778; y4(564) = 1.119300;
y1(565) = 85.319901; y2(565) = 6.712801; y3(565) = 1.325111; y4(565) = 1.194700;
y1(566) = 85.428398; y2(566) = 6.674500; y3(566) = 1.193444; y4(566) = 1.130000;
y1(567) = 85.504601; y2(567) = 6.705400; y3(567) = 1.193889; y4(567) = 1.137400;
y1(568) = 85.663902; y2(568) = 6.714600; y3(568) = 1.192000; y4(568) = 1.139400;
y1(569) = 85.754295; y2(569) = 6.713900; y3(569) = 1.183778; y4(569) = 1.133000;
y1(570) = 85.977913; y2(570) = 6.730900; y3(570) = 1.192555; y4(570) = 1.137200;
y1(571) = 86.099197; y2(571) = 6.728101; y3(571) = 1.194000; y4(571) = 1.144500;
y1(572) = 86.338799; y2(572) = 6.780401; y3(572) = 1.188444; y4(572) = 1.141700;
y1(573) = 86.504715; y2(573) = 6.777200; y3(573) = 1.192667; y4(573) = 1.149400;
y1(574) = 86.776794; y2(574) = 6.793800; y3(574) = 1.205222; y4(574) = 1.148700;
y1(575) = 87.018898; y2(575) = 6.791700; y3(575) = 1.309000; y4(575) = 1.180900;
y1(576) = 87.155998; y2(576) = 6.833899; y3(576) = 1.213333; y4(576) = 1.153500;
y1(577) = 87.232994; y2(577) = 6.839700; y3(577) = 1.213333; y4(577) = 1.160100;
y1(578) = 87.418503; y2(578) = 6.818700; y3(578) = 1.210556; y4(578) = 1.159400;
y1(579) = 87.502602; y2(579) = 6.848200; y3(579) = 1.211555; y4(579) = 1.168000;
y1(580) = 87.677200; y2(580) = 6.901700; y3(580) = 1.214222; y4(580) = 1.154000;
y1(581) = 87.840797; y2(581) = 6.872401; y3(581) = 1.214111; y4(581) = 1.162500;
y1(582) = 88.039902; y2(582) = 6.871199; y3(582) = 1.211222; y4(582) = 1.162300;
y1(583) = 88.247002; y2(583) = 6.900301; y3(583) = 1.217667; y4(583) = 1.161800;
y1(584) = 88.490601; y2(584) = 6.916200; y3(584) = 1.221111; y4(584) = 1.164900;
y1(585) = 88.647293; y2(585) = 6.944601; y3(585) = 1.330222; y4(585) = 1.743000;
y1(586) = 88.765602; y2(586) = 6.951099; y3(586) = 1.240778; y4(586) = 1.175200;
y1(587) = 88.798698; y2(587) = 6.945300; y3(587) = 1.239111; y4(587) = 1.181200;
y1(588) = 88.971603; y2(588) = 6.953300; y3(588) = 1.239889; y4(588) = 1.180000;
y1(589) = 89.078415; y2(589) = 6.977900; y3(589) = 1.240111; y4(589) = 1.187000;
y1(590) = 89.242409; y2(590) = 7.001199; y3(590) = 1.244333; y4(590) = 1.177200;
y1(591) = 89.407692; y2(591) = 7.013299; y3(591) = 1.241778; y4(591) = 1.186700;
y1(592) = 89.634109; y2(592) = 7.006000; y3(592) = 1.249444; y4(592) = 1.192600;
y1(593) = 89.832397; y2(593) = 7.042100; y3(593) = 1.255556; y4(593) = 1.184700;
y1(594) = 89.984795; y2(594) = 7.041000; y3(594) = 1.252889; y4(594) = 1.199000;
y1(595) = 90.297310; y2(595) = 7.053000; y3(595) = 1.376778; y4(595) = 1.234800;
y1(596) = 90.331802; y2(596) = 7.070600; y3(596) = 1.271778; y4(596) = 1.206800;
y1(597) = 90.415100; y2(597) = 7.108600; y3(597) = 1.262667; y4(597) = 1.199600;
y1(598) = 90.542397; y2(598) = 7.087100; y3(598) = 1.260444; y4(598) = 1.198100;
y1(599) = 90.691299; y2(599) = 7.108900; y3(599) = 1.269444; y4(599) = 1.207700;
y1(600) = 90.815514; y2(600) = 7.114900; y3(600) = 1.265111; y4(600) = 1.205400;
y1(601) = 90.998199; y2(601) = 7.129300; y3(601) = 1.269667; y4(601) = 1.204100;
y1(602) = 91.139999; y2(602) = 7.152300; y3(602) = 1.263889; y4(602) = 1.209100;
y1(603) = 91.378899; y2(603) = 7.191900; y3(603) = 1.293000; y4(603) = 1.218100;
y1(604) = 92.120995; y2(604) = 7.160701; y3(604) = 1.384222; y4(604) = 1.239300;
y1(605) = 91.864906; y2(605) = 7.204700; y3(605) = 1.301667; y4(605) = 1.224700;
y1(606) = 91.963608; y2(606) = 7.191900; y3(606) = 1.300444; y4(606) = 1.214100;
y1(607) = 92.053200; y2(607) = 7.258900; y3(607) = 1.297667; y4(607) = 1.231000;
y1(608) = 92.145096; y2(608) = 7.227900; y3(608) = 1.295889; y4(608) = 1.230900;
y1(609) = 92.359711; y2(609) = 7.244300; y3(609) = 1.302333; y4(609) = 1.239100;
y1(610) = 92.414101; y2(610) = 7.232201; y3(610) = 1.293556; y4(610) = 1.232000;
y1(611) = 92.603394; y2(611) = 7.255900; y3(611) = 1.300111; y4(611) = 1.236300;
y1(612) = 92.798203; y2(612) = 7.249500; y3(612) = 1.302667; y4(612) = 1.239000;
y1(613) = 93.276993; y2(613) = 7.313300; y3(613) = 1.382000; y4(613) = 1.254400;
y1(614) = 93.212410; y2(614) = 7.314700; y3(614) = 1.354889; y4(614) = 1.258600;
y1(615) = 93.394501; y2(615) = 7.285500; y3(615) = 1.313000; y4(615) = 1.243900;
y1(616) = 93.683205; y2(616) = 7.334100; y3(616) = 1.322778; y4(616) = 1.249000;
y1(617) = 93.728897; y2(617) = 7.339601; y3(617) = 1.312667; y4(617) = 1.238800;
y1(618) = 93.841805; y2(618) = 7.365600; y3(618) = 1.345222; y4(618) = 1.247800;
y1(619) = 93.939400; y2(619) = 7.375600; y3(619) = 1.313667; y4(619) = 1.250400;
y1(620) = 94.311600; y2(620) = 7.389800; y3(620) = 1.325111; y4(620) = 1.255300;
y1(621) = 100.151596; y2(621) = 7.912900; y3(621) = 1.386445; y4(621) = 1.298700;
y1(622) = 101.677200; y2(622) = 7.811200; y3(622) = 1.412111; y4(622) = 1.337700;
y1(623) = 94.710403; y2(623) = 7.420500; y3(623) = 1.354222; y4(623) = 1.307200;
y1(624) = 94.821999; y2(624) = 7.432100; y3(624) = 1.353667; y4(624) = 1.274500;
y1(625) = 95.015396; y2(625) = 7.408500; y3(625) = 1.353444; y4(625) = 1.278700;
y1(626) = 95.270195; y2(626) = 7.466199; y3(626) = 1.364889; y4(626) = 1.272900;
y1(627) = 95.320206; y2(627) = 7.462801; y3(627) = 1.357333; y4(627) = 1.276100;
y1(628) = 95.430801; y2(628) = 7.483700; y3(628) = 1.352333; y4(628) = 1.275800;
y1(629) = 95.561493; y2(629) = 7.475201; y3(629) = 1.357889; y4(629) = 1.268700;
y1(630) = 95.672897; y2(630) = 7.509900; y3(630) = 1.361000; y4(630) = 1.281100;
y1(631) = 95.809799; y2(631) = 7.525100; y3(631) = 1.361889; y4(631) = 1.287400;
y1(632) = 95.983994; y2(632) = 7.535000; y3(632) = 1.481000; y4(632) = 1.321100;
y1(633) = 96.159897; y2(633) = 7.539800; y3(633) = 1.392667; y4(633) = 1.303100;
y1(634) = 96.380402; y2(634) = 7.553500; y3(634) = 1.373667; y4(634) = 1.292500;
y1(635) = 96.579697; y2(635) = 7.564700; y3(635) = 1.370889; y4(635) = 1.288100;
y1(636) = 96.847107; y2(636) = 7.588500; y3(636) = 1.377000; y4(636) = 1.299900;
y1(637) = 96.974602; y2(637) = 7.602201; y3(637) = 1.372333; y4(637) = 1.292600;
y1(638) = 97.052795; y2(638) = 7.605299; y3(638) = 1.370667; y4(638) = 1.297700;
y1(639) = 97.181297; y2(639) = 7.615900; y3(639) = 1.378556; y4(639) = 1.297300;
y1(640) = 97.311501; y2(640) = 7.618600; y3(640) = 1.378000; y4(640) = 1.304000;
y1(641) = 97.979004; y2(641) = 7.618100; y3(641) = 1.525222; y4(641) = 1.358900;
y1(642) = 97.601097; y2(642) = 7.662000; y3(642) = 1.408889; y4(642) = 1.313300;
y1(643) = 97.803909; y2(643) = 7.654000; y3(643) = 1.413444; y4(643) = 1.317100;
y1(644) = 98.014297; y2(644) = 7.699000; y3(644) = 1.399222; y4(644) = 1.322000;
y1(645) = 98.198593; y2(645) = 7.705200; y3(645) = 1.397333; y4(645) = 1.304500;
y1(646) = 98.445602; y2(646) = 7.712100; y3(646) = 1.405222; y4(646) = 1.321200;
y1(647) = 98.571999; y2(647) = 7.725999; y3(647) = 1.409556; y4(647) = 1.323200;
y1(648) = 98.702805; y2(648) = 7.750001; y3(648) = 1.410333; y4(648) = 1.323000;
y1(649) = 98.776695; y2(649) = 7.731200; y3(649) = 1.421111; y4(649) = 1.331400;
y1(650) = 98.959702; y2(650) = 7.760900; y3(650) = 1.438222; y4(650) = 1.389700;
y1(651) = 99.084412; y2(651) = 7.766700; y3(651) = 1.441667; y4(651) = 1.359200;
y1(652) = 99.232597; y2(652) = 7.792700; y3(652) = 1.435111; y4(652) = 1.347100;
y1(653) = 99.402298; y2(653) = 7.783801; y3(653) = 1.423000; y4(653) = 1.344500;
y1(654) = 99.612297; y2(654) = 7.815699; y3(654) = 1.436444; y4(654) = 1.350500;
y1(655) = 99.837692; y2(655) = 7.806400; y3(655) = 1.436111; y4(655) = 1.355400;
y1(656) = 100.060898; y2(656) = 7.817900; y3(656) = 1.443667; y4(656) = 1.346500;
y1(657) = 100.847496; y2(657) = 7.872200; y3(657) = 3.283000; y4(657) = 2.322700;
y1(658) = 101.067696; y2(658) = 7.845399; y3(658) = 3.371778; y4(658) = 2.324800;
y1(659) = 101.236710; y2(659) = 7.866600; y3(659) = 3.297445; y4(659) = 2.323900;
y1(660) = 101.476700; y2(660) = 7.882600; y3(660) = 3.314334; y4(660) = 2.335000;
y1(661) = 101.644402; y2(661) = 7.931800; y3(661) = 3.309222; y4(661) = 2.349300;
y1(662) = 101.877701; y2(662) = 7.933400; y3(662) = 3.332556; y4(662) = 2.354300;
y1(663) = 102.095299; y2(663) = 7.948600; y3(663) = 3.328778; y4(663) = 2.356200;
y1(664) = 102.350502; y2(664) = 7.960700; y3(664) = 3.349667; y4(664) = 2.370100;
y1(665) = 102.578506; y2(665) = 7.960400; y3(665) = 3.370444; y4(665) = 2.377000;
y1(666) = 103.213211; y2(666) = 7.987100; y3(666) = 3.479222; y4(666) = 2.389100;
y1(667) = 103.044998; y2(667) = 8.004400; y3(667) = 3.426333; y4(667) = 2.392100;
y1(668) = 103.158409; y2(668) = 7.995399; y3(668) = 3.430333; y4(668) = 2.401200;
y1(669) = 103.297501; y2(669) = 8.014600; y3(669) = 3.426778; y4(669) = 2.396500;
y1(670) = 103.423203; y2(670) = 8.032201; y3(670) = 3.441556; y4(670) = 2.417000;
y1(671) = 103.612289; y2(671) = 8.041600; y3(671) = 3.455555; y4(671) = 2.426500;
y1(672) = 103.765808; y2(672) = 8.049000; y3(672) = 3.477556; y4(672) = 2.430000;
y1(673) = 103.953697; y2(673) = 8.056300; y3(673) = 3.491667; y4(673) = 2.443000;
y1(674) = 104.181801; y2(674) = 8.119699; y3(674) = 3.685666; y4(674) = 2.507600;
y1(675) = 104.317101; y2(675) = 8.087300; y3(675) = 3.551333; y4(675) = 2.449100;
y1(676) = 104.588905; y2(676) = 8.108801; y3(676) = 3.551778; y4(676) = 2.460400;
y1(677) = 104.790207; y2(677) = 8.103999; y3(677) = 3.573222; y4(677) = 2.484900;
y1(678) = 104.879105; y2(678) = 8.112400; y3(678) = 3.585556; y4(678) = 2.478100;
y1(679) = 104.964294; y2(679) = 8.156500; y3(679) = 3.570666; y4(679) = 2.481400;
y1(680) = 105.122787; y2(680) = 8.139800; y3(680) = 3.595889; y4(680) = 2.492300;
y1(681) = 105.223892; y2(681) = 8.152000; y3(681) = 3.615111; y4(681) = 2.493500;
y1(682) = 105.374695; y2(682) = 8.165700; y3(682) = 3.739111; y4(682) = 2.514500;
y1(683) = 105.528503; y2(683) = 8.174800; y3(683) = 3.658889; y4(683) = 2.513000;
y1(684) = 105.699600; y2(684) = 8.223000; y3(684) = 3.684333; y4(684) = 2.518100;
y1(685) = 105.909706; y2(685) = 8.212399; y3(685) = 3.664222; y4(685) = 2.525600;
y1(686) = 106.122208; y2(686) = 8.222700; y3(686) = 3.690889; y4(686) = 2.534100;
y1(687) = 106.343491; y2(687) = 8.254100; y3(687) = 3.696778; y4(687) = 2.541900;
y1(688) = 106.482201; y2(688) = 8.271601; y3(688) = 3.719333; y4(688) = 2.552000;
y1(689) = 106.569496; y2(689) = 8.274800; y3(689) = 3.735111; y4(689) = 2.551200;
y1(690) = 106.674294; y2(690) = 8.272700; y3(690) = 3.868889; y4(690) = 2.576300;
y1(691) = 106.813210; y2(691) = 8.301901; y3(691) = 3.793889; y4(691) = 2.570400;
y1(692) = 106.944199; y2(692) = 8.314700; y3(692) = 3.793000; y4(692) = 2.578000;
y1(693) = 107.091202; y2(693) = 8.304201; y3(693) = 3.805000; y4(693) = 2.581800;
y1(694) = 107.299789; y2(694) = 8.307600; y3(694) = 3.826667; y4(694) = 2.598500;
y1(695) = 107.496498; y2(695) = 8.366400; y3(695) = 3.830889; y4(695) = 2.601000;
y1(696) = 107.667091; y2(696) = 8.365200; y3(696) = 3.845000; y4(696) = 2.613800;
y1(697) = 107.875610; y2(697) = 8.373501; y3(697) = 3.861778; y4(697) = 2.614800;
y1(698) = 108.084305; y2(698) = 8.374000; y3(698) = 4.005333; y4(698) = 2.642200;
y1(699) = 108.195900; y2(699) = 8.403000; y3(699) = 3.908111; y4(699) = 2.644700;
y1(700) = 108.297592; y2(700) = 8.423700; y3(700) = 3.918778; y4(700) = 2.635800;
y1(701) = 108.405502; y2(701) = 8.431000; y3(701) = 3.929778; y4(701) = 2.650500;
y1(702) = 108.516502; y2(702) = 8.438900; y3(702) = 3.937000; y4(702) = 2.662400;
y1(703) = 108.947914; y2(703) = 8.444700; y3(703) = 3.958667; y4(703) = 2.679400;
y1(704) = 108.915306; y2(704) = 8.479400; y3(704) = 3.995667; y4(704) = 2.679800;
y1(705) = 109.055298; y2(705) = 8.479300; y3(705) = 4.083334; y4(705) = 2.684800;
y1(706) = 109.222000; y2(706) = 8.491099; y3(706) = 4.038111; y4(706) = 2.685000;
y1(707) = 109.473694; y2(707) = 8.500200; y3(707) = 4.047445; y4(707) = 2.706800;
y1(708) = 109.664207; y2(708) = 8.511500; y3(708) = 4.059333; y4(708) = 2.715100;
y1(709) = 109.772293; y2(709) = 8.562201; y3(709) = 4.068889; y4(709) = 2.706300;
y1(710) = 109.843002; y2(710) = 8.540701; y3(710) = 4.078222; y4(710) = 2.720600;
y1(711) = 109.980103; y2(711) = 8.580600; y3(711) = 4.097000; y4(711) = 2.730200;
y1(712) = 110.115906; y2(712) = 8.567900; y3(712) = 4.121667; y4(712) = 2.734500;
y1(713) = 110.248901; y2(713) = 8.572901; y3(713) = 4.253667; y4(713) = 2.746300;
y1(714) = 110.627197; y2(714) = 8.618299; y3(714) = 4.063889; y4(714) = 2.750500;
y1(715) = 110.576889; y2(715) = 8.606500; y3(715) = 4.071222; y4(715) = 2.765500;
y1(716) = 110.766907; y2(716) = 8.621100; y3(716) = 4.072778; y4(716) = 2.769700;
y1(717) = 110.997093; y2(717) = 8.625900; y3(717) = 4.074778; y4(717) = 2.774700;
y1(718) = 111.229599; y2(718) = 8.646502; y3(718) = 4.109334; y4(718) = 2.788100;
y1(719) = 111.349792; y2(719) = 8.662300; y3(719) = 4.137777; y4(719) = 2.806200;
y1(720) = 111.535202; y2(720) = 8.681499; y3(720) = 4.326000; y4(720) = 2.821600;
y1(721) = 111.530396; y2(721) = 8.698500; y3(721) = 4.195778; y4(721) = 2.817800;
y1(722) = 111.676498; y2(722) = 8.705500; y3(722) = 4.193222; y4(722) = 2.822300;
y1(723) = 111.812500; y2(723) = 8.728700; y3(723) = 4.225889; y4(723) = 2.838000;
y1(724) = 111.955002; y2(724) = 8.713000; y3(724) = 4.232222; y4(724) = 2.850400;
y1(725) = 112.373001; y2(725) = 8.780000; y3(725) = 4.242111; y4(725) = 2.853400;
y1(726) = 112.356796; y2(726) = 8.757100; y3(726) = 4.253111; y4(726) = 2.859600;
y1(727) = 112.533104; y2(727) = 8.755499; y3(727) = 4.272333; y4(727) = 2.871300;
y1(728) = 113.066391; y2(728) = 8.803100; y3(728) = 4.439333; y4(728) = 2.881200;
y1(729) = 112.878098; y2(729) = 8.775299; y3(729) = 4.314667; y4(729) = 2.879900;
y1(730) = 112.963699; y2(730) = 8.799100; y3(730) = 4.341667; y4(730) = 2.885300;
y1(731) = 113.082108; y2(731) = 8.797000; y3(731) = 4.348333; y4(731) = 2.906600;
plot(x,y1,x,y2,x,y3,x,y4);
